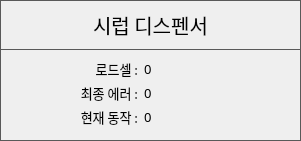
    <widget class="QFrame" name="FRAME_SYRUP">
     <property name="geometry">
      <rect>
       <x>30</x>
       <y>180</y>
       <width>301</width>
       <height>141</height>
      </rect>
     </property>
     <property name="styleSheet">
      <string notr="true">QFrame { 
   border: 1px solid #595959 
} 
QLabel {
	font: 10pt &quot;함초롬돋움&quot;;
}
QPushButton {
	border:1px solid #595959;
	font: 15pt &quot;함초롬돋움&quot;; 
}
QLineEdit {
	font: 10pt &quot;함초롬돋움&quot;;
}</string>
     </property>
     <property name="frameShape">
      <enum>QFrame::StyledPanel</enum>
     </property>
     <property name="frameShadow">
      <enum>QFrame::Raised</enum>
     </property>
     <widget class="QPushButton" name="BTN_DEV_INFO_SYRUP">
      <property name="geometry">
       <rect>
        <x>0</x>
        <y>0</y>
        <width>301</width>
        <height>50</height>
       </rect>
      </property>
      <property name="font">
       <font>
        <family>함초롬돋움</family>
        <pointsize>15</pointsize>
        <weight>50</weight>
        <italic>false</italic>
        <bold>false</bold>
       </font>
      </property>
      <property name="text">
       <string>시럽 디스펜서</string>
      </property>
     </widget>
     <widget class="QWidget" name="layoutWidget_6">
      <property name="geometry">
       <rect>
        <x>80</x>
        <y>60</y>
        <width>111</width>
        <height>65</height>
       </rect>
      </property>
      <layout class="QGridLayout" name="gridLayout_3">
       <item row="0" column="0">
        <widget class="QLabel" name="label_5">
         <property name="font">
          <font>
           <family>함초롬돋움</family>
           <pointsize>10</pointsize>
           <weight>50</weight>
           <italic>false</italic>
           <bold>false</bold>
          </font>
         </property>
         <property name="styleSheet">
          <string notr="true">QLabel{ 
   border: 0px solid
} </string>
         </property>
         <property name="text">
          <string>로드셀 :</string>
         </property>
         <property name="alignment">
          <set>Qt::AlignRight|Qt::AlignTrailing|Qt::AlignVCenter</set>
         </property>
        </widget>
       </item>
       <item row="0" column="1">
        <widget class="QLabel" name="LB_SYRUP_LOADCELL">
         <property name="font">
          <font>
           <family>함초롬돋움</family>
           <pointsize>10</pointsize>
           <weight>50</weight>
           <italic>false</italic>
           <bold>false</bold>
          </font>
         </property>
         <property name="styleSheet">
          <string notr="true">QLabel{ 
   border: 0px solid
} </string>
         </property>
         <property name="text">
          <string>0</string>
         </property>
         <property name="alignment">
          <set>Qt::AlignLeading|Qt::AlignLeft|Qt::AlignVCenter</set>
         </property>
        </widget>
       </item>
       <item row="1" column="0">
        <widget class="QLabel" name="label_6">
         <property name="font">
          <font>
           <family>함초롬돋움</family>
           <pointsize>10</pointsize>
           <weight>50</weight>
           <italic>false</italic>
           <bold>false</bold>
          </font>
         </property>
         <property name="styleSheet">
          <string notr="true">QLabel{ 
   border: 0px solid
} </string>
         </property>
         <property name="text">
          <string>최종 에러 :</string>
         </property>
         <property name="alignment">
          <set>Qt::AlignRight|Qt::AlignTrailing|Qt::AlignVCenter</set>
         </property>
        </widget>
       </item>
       <item row="1" column="1">
        <widget class="QLabel" name="LB_SYRUP_LAST_ERROR">
         <property name="font">
          <font>
           <family>함초롬돋움</family>
           <pointsize>10</pointsize>
           <weight>50</weight>
           <italic>false</italic>
           <bold>false</bold>
          </font>
         </property>
         <property name="styleSheet">
          <string notr="true">QLabel{ 
   border: 0px solid
} </string>
         </property>
         <property name="text">
          <string>0</string>
         </property>
         <property name="alignment">
          <set>Qt::AlignLeading|Qt::AlignLeft|Qt::AlignVCenter</set>
         </property>
        </widget>
       </item>
       <item row="2" column="0">
        <widget class="QLabel" name="label_7">
         <property name="font">
          <font>
           <family>함초롬돋움</family>
           <pointsize>10</pointsize>
           <weight>50</weight>
           <italic>false</italic>
           <bold>false</bold>
          </font>
         </property>
         <property name="styleSheet">
          <string notr="true">QLabel{ 
   border: 0px solid
} </string>
         </property>
         <property name="text">
          <string>현재 동작 :</string>
         </property>
         <property name="alignment">
          <set>Qt::AlignRight|Qt::AlignTrailing|Qt::AlignVCenter</set>
         </property>
        </widget>
       </item>
       <item row="2" column="1">
        <widget class="QLabel" name="LB_SYRUP_OP_STATE">
         <property name="font">
          <font>
           <family>함초롬돋움</family>
           <pointsize>10</pointsize>
           <weight>50</weight>
           <italic>false</italic>
           <bold>false</bold>
          </font>
         </property>
         <property name="styleSheet">
          <string notr="true">QLabel{ 
   border: 0px solid
} </string>
         </property>
         <property name="text">
          <string>0</string>
         </property>
         <property name="alignment">
          <set>Qt::AlignLeading|Qt::AlignLeft|Qt::AlignVCenter</set>
         </property>
        </widget>
       </item>
      </layout>
     </widget>
    </widget>
